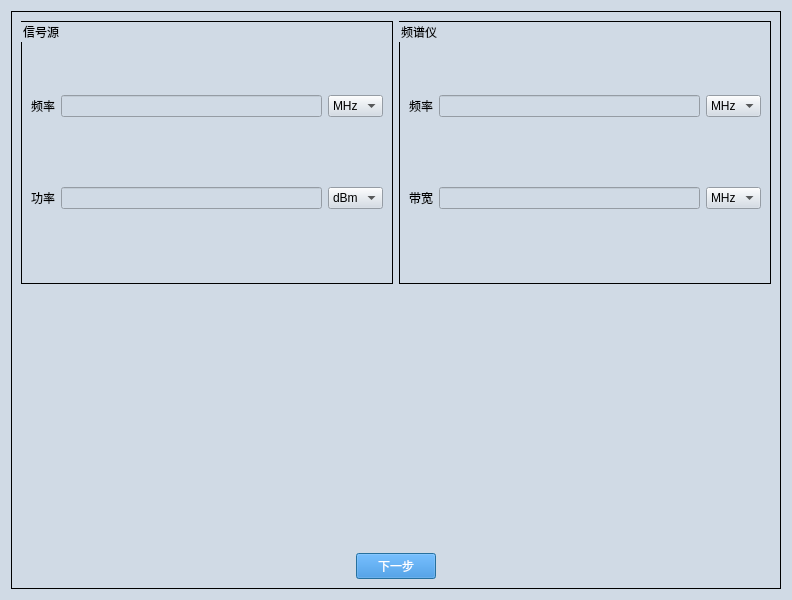
<?xml version="1.0" encoding="UTF-8"?>
<ui version="4.0">
 <class>Dialog</class>
 <widget class="QDialog" name="Dialog">
  <property name="geometry">
   <rect>
    <x>0</x>
    <y>0</y>
    <width>792</width>
    <height>600</height>
   </rect>
  </property>
  <property name="font">
   <font>
    <family>Microsoft YaHei</family>
    <pointsize>14</pointsize>
   </font>
  </property>
  <property name="windowTitle">
   <string>Dialog</string>
  </property>
  <property name="styleSheet">
   <string notr="true">QDialog{
background-color:#D0DAE5;
}

QTextBrower{
background-color:#D0DAE5;
}

QLineEdit{
background-color:#D0DAE5;
}

QWidget{
background-color:#D0DAE5;
}

QStackedWidget{
background-color:#D0DAE5;
}

QHeaderView{
background-color:#D0DAE5;
}

QLabel{
font-size:12px;
font-family:Microsoft YaHei;
background-color:#D0DAE5;
}

QPushButton{         /*按钮自适应拉伸背景*/
border-width: 2px 15px 2px 15px;
background-color:#2884D8;
color: #FFFFFF;
font-size:12px;
font-family:Microsoft YaHei;
}

QGroupBox{
font-size:12px;
font-family:Microsoft YaHei;
border:1px solid rgb(0, 0, 0); 
}</string>
  </property>
  <layout class="QGridLayout" name="gridLayout_2">
   <item row="0" column="0">
    <widget class="QGroupBox" name="groupBox">
     <property name="title">
      <string/>
     </property>
     <layout class="QGridLayout" name="gridLayout_4" rowstretch="1,0,1,0">
      <item row="3" column="0" colspan="2">
       <layout class="QGridLayout" name="gridLayout">
        <item row="0" column="0">
         <spacer name="horizontalSpacer">
          <property name="orientation">
           <enum>Qt::Horizontal</enum>
          </property>
          <property name="sizeHint" stdset="0">
           <size>
            <width>40</width>
            <height>20</height>
           </size>
          </property>
         </spacer>
        </item>
        <item row="0" column="1">
         <widget class="QPushButton" name="pushButton_next">
          <property name="text">
           <string>下一步</string>
          </property>
         </widget>
        </item>
        <item row="0" column="2">
         <spacer name="horizontalSpacer_2">
          <property name="orientation">
           <enum>Qt::Horizontal</enum>
          </property>
          <property name="sizeHint" stdset="0">
           <size>
            <width>40</width>
            <height>20</height>
           </size>
          </property>
         </spacer>
        </item>
       </layout>
      </item>
      <item row="0" column="0" rowspan="2" colspan="2">
       <layout class="QHBoxLayout" name="horizontalLayout">
        <item>
         <widget class="QGroupBox" name="groupBox_2">
          <property name="title">
           <string>信号源</string>
          </property>
          <layout class="QGridLayout" name="gridLayout_3">
           <item row="0" column="1">
            <widget class="QLineEdit" name="lineEdit_freq_sg"/>
           </item>
           <item row="1" column="0">
            <widget class="QLabel" name="label_2">
             <property name="text">
              <string>功率</string>
             </property>
            </widget>
           </item>
           <item row="0" column="0">
            <widget class="QLabel" name="label">
             <property name="text">
              <string>频率</string>
             </property>
            </widget>
           </item>
           <item row="1" column="1">
            <widget class="QLineEdit" name="lineEdit_power_sg"/>
           </item>
           <item row="0" column="2">
            <widget class="QComboBox" name="comboBox_sg_freq">
             <item>
              <property name="text">
               <string>MHz</string>
              </property>
             </item>
            </widget>
           </item>
           <item row="1" column="2">
            <widget class="QComboBox" name="comboBox_sg_power">
             <item>
              <property name="text">
               <string>dBm</string>
              </property>
             </item>
            </widget>
           </item>
          </layout>
         </widget>
        </item>
        <item>
         <widget class="QGroupBox" name="groupBox_4">
          <property name="title">
           <string>频谱仪</string>
          </property>
          <layout class="QGridLayout" name="gridLayout_5">
           <item row="0" column="1">
            <widget class="QLineEdit" name="lineEdit_freq_sa"/>
           </item>
           <item row="1" column="2">
            <widget class="QComboBox" name="comboBox_sa_bw">
             <item>
              <property name="text">
               <string>MHz</string>
              </property>
             </item>
            </widget>
           </item>
           <item row="0" column="2">
            <widget class="QComboBox" name="comboBox_sa_freq">
             <item>
              <property name="text">
               <string>MHz</string>
              </property>
             </item>
            </widget>
           </item>
           <item row="1" column="0">
            <widget class="QLabel" name="label_8">
             <property name="text">
              <string>带宽</string>
             </property>
            </widget>
           </item>
           <item row="0" column="0">
            <widget class="QLabel" name="label_7">
             <property name="text">
              <string>频率</string>
             </property>
            </widget>
           </item>
           <item row="1" column="1">
            <widget class="QLineEdit" name="lineEdit_bw_sa"/>
           </item>
          </layout>
         </widget>
        </item>
       </layout>
      </item>
     </layout>
    </widget>
   </item>
  </layout>
 </widget>
 <resources>
  <include location="iconQrc.qrc"/>
 </resources>
 <connections/>
</ui>
